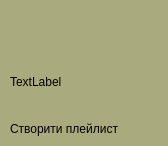
<?xml version="1.0" encoding="UTF-8"?>
<ui version="4.0">
 <class>Form</class>
 <widget class="QWidget" name="Form">
  <property name="geometry">
   <rect>
    <x>0</x>
    <y>0</y>
    <width>168</width>
    <height>146</height>
   </rect>
  </property>
  <property name="sizePolicy">
   <sizepolicy hsizetype="Preferred" vsizetype="Preferred">
    <horstretch>0</horstretch>
    <verstretch>0</verstretch>
   </sizepolicy>
  </property>
  <property name="windowTitle">
   <string>Form</string>
  </property>
  <property name="styleSheet">
   <string notr="true">background-color: rgb(85, 170, 255);</string>
  </property>
  <layout class="QVBoxLayout" name="verticalLayout_3">
   <property name="spacing">
    <number>0</number>
   </property>
   <property name="leftMargin">
    <number>0</number>
   </property>
   <property name="topMargin">
    <number>0</number>
   </property>
   <property name="rightMargin">
    <number>0</number>
   </property>
   <property name="bottomMargin">
    <number>0</number>
   </property>
   <item>
    <spacer name="verticalSpacer">
     <property name="orientation">
      <enum>Qt::Orientation::Vertical</enum>
     </property>
     <property name="sizeHint" stdset="0">
      <size>
       <width>20</width>
       <height>0</height>
      </size>
     </property>
    </spacer>
   </item>
   <item>
    <widget class="QWidget" name="main" native="true">
     <property name="minimumSize">
      <size>
       <width>0</width>
       <height>146</height>
      </size>
     </property>
     <property name="styleSheet">
      <string notr="true">background-color: rgb(170, 170, 127);</string>
     </property>
     <layout class="QVBoxLayout" name="verticalLayout_2">
      <property name="spacing">
       <number>0</number>
      </property>
      <property name="leftMargin">
       <number>10</number>
      </property>
      <property name="topMargin">
       <number>10</number>
      </property>
      <property name="rightMargin">
       <number>10</number>
      </property>
      <property name="bottomMargin">
       <number>10</number>
      </property>
      <item>
       <widget class="QLabel" name="preview_label">
        <property name="minimumSize">
         <size>
          <width>144</width>
          <height>144</height>
         </size>
        </property>
        <property name="maximumSize">
         <size>
          <width>256</width>
          <height>256</height>
         </size>
        </property>
        <property name="text">
         <string>TextLabel</string>
        </property>
       </widget>
      </item>
      <item>
       <widget class="QLabel" name="title">
        <property name="text">
         <string>Створити плейлист</string>
        </property>
       </widget>
      </item>
     </layout>
    </widget>
   </item>
   <item>
    <spacer name="verticalSpacer_2">
     <property name="orientation">
      <enum>Qt::Orientation::Vertical</enum>
     </property>
     <property name="sizeHint" stdset="0">
      <size>
       <width>20</width>
       <height>0</height>
      </size>
     </property>
    </spacer>
   </item>
  </layout>
 </widget>
 <resources/>
 <connections/>
</ui>
